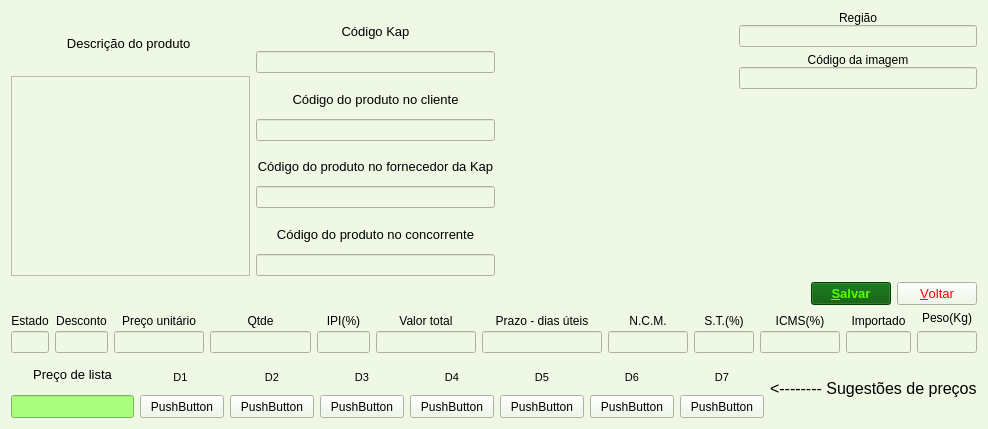
<?xml version="1.0" encoding="UTF-8"?>
<ui version="4.0">
 <class>editar_item</class>
 <widget class="QDialog" name="editar_item">
  <property name="geometry">
   <rect>
    <x>0</x>
    <y>0</y>
    <width>988</width>
    <height>429</height>
   </rect>
  </property>
  <property name="windowTitle">
   <string>Dialog</string>
  </property>
  <property name="styleSheet">
   <string notr="true">background-color: rgb(238, 248, 228);</string>
  </property>
  <layout class="QVBoxLayout" name="verticalLayout_30">
   <item>
    <layout class="QHBoxLayout" name="horizontalLayout_5">
     <item>
      <layout class="QVBoxLayout" name="verticalLayout_8">
       <property name="spacing">
        <number>0</number>
       </property>
       <item>
        <widget class="QLabel" name="label_7">
         <property name="font">
          <font>
           <family>Tahoma</family>
           <pointsize>10</pointsize>
          </font>
         </property>
         <property name="text">
          <string>Descrição do produto </string>
         </property>
         <property name="alignment">
          <set>Qt::AlignmentFlag::AlignCenter</set>
         </property>
        </widget>
       </item>
       <item>
        <widget class="QTextEdit" name="txt_descricao">
         <property name="minimumSize">
          <size>
           <width>239</width>
           <height>200</height>
          </size>
         </property>
         <property name="maximumSize">
          <size>
           <width>239</width>
           <height>200</height>
          </size>
         </property>
         <property name="font">
          <font>
           <pointsize>10</pointsize>
          </font>
         </property>
         <property name="autoFillBackground">
          <bool>true</bool>
         </property>
         <property name="sizeAdjustPolicy">
          <enum>QAbstractScrollArea::SizeAdjustPolicy::AdjustToContents</enum>
         </property>
        </widget>
       </item>
      </layout>
     </item>
     <item>
      <layout class="QVBoxLayout" name="verticalLayout_9">
       <item>
        <layout class="QVBoxLayout" name="verticalLayout_2">
         <property name="spacing">
          <number>0</number>
         </property>
         <item>
          <widget class="QLabel" name="label_14">
           <property name="minimumSize">
            <size>
             <width>239</width>
             <height>0</height>
            </size>
           </property>
           <property name="maximumSize">
            <size>
             <width>16777215</width>
             <height>16777215</height>
            </size>
           </property>
           <property name="font">
            <font>
             <pointsize>10</pointsize>
            </font>
           </property>
           <property name="text">
            <string>Código Kap</string>
           </property>
           <property name="alignment">
            <set>Qt::AlignmentFlag::AlignCenter</set>
           </property>
          </widget>
         </item>
         <item>
          <widget class="QLineEdit" name="txt_codigoKap">
           <property name="minimumSize">
            <size>
             <width>239</width>
             <height>20</height>
            </size>
           </property>
           <property name="maximumSize">
            <size>
             <width>16777215</width>
             <height>16777215</height>
            </size>
           </property>
           <property name="alignment">
            <set>Qt::AlignmentFlag::AlignLeading|Qt::AlignmentFlag::AlignLeft|Qt::AlignmentFlag::AlignVCenter</set>
           </property>
          </widget>
         </item>
        </layout>
       </item>
       <item>
        <layout class="QVBoxLayout" name="verticalLayout_3">
         <property name="spacing">
          <number>0</number>
         </property>
         <item>
          <widget class="QLabel" name="label_17">
           <property name="minimumSize">
            <size>
             <width>239</width>
             <height>0</height>
            </size>
           </property>
           <property name="maximumSize">
            <size>
             <width>16777215</width>
             <height>16777215</height>
            </size>
           </property>
           <property name="font">
            <font>
             <pointsize>10</pointsize>
            </font>
           </property>
           <property name="text">
            <string>Código do produto no cliente</string>
           </property>
           <property name="alignment">
            <set>Qt::AlignmentFlag::AlignCenter</set>
           </property>
          </widget>
         </item>
         <item>
          <widget class="QLineEdit" name="txt_codigoNoCli">
           <property name="minimumSize">
            <size>
             <width>239</width>
             <height>20</height>
            </size>
           </property>
           <property name="maximumSize">
            <size>
             <width>16777215</width>
             <height>16777215</height>
            </size>
           </property>
           <property name="alignment">
            <set>Qt::AlignmentFlag::AlignLeading|Qt::AlignmentFlag::AlignLeft|Qt::AlignmentFlag::AlignVCenter</set>
           </property>
          </widget>
         </item>
        </layout>
       </item>
       <item>
        <layout class="QVBoxLayout" name="verticalLayout_4">
         <property name="spacing">
          <number>0</number>
         </property>
         <item>
          <widget class="QLabel" name="label_18">
           <property name="minimumSize">
            <size>
             <width>239</width>
             <height>0</height>
            </size>
           </property>
           <property name="maximumSize">
            <size>
             <width>16777215</width>
             <height>16777215</height>
            </size>
           </property>
           <property name="font">
            <font>
             <pointsize>10</pointsize>
            </font>
           </property>
           <property name="text">
            <string>Código do produto no fornecedor da Kap</string>
           </property>
           <property name="alignment">
            <set>Qt::AlignmentFlag::AlignCenter</set>
           </property>
          </widget>
         </item>
         <item>
          <widget class="QLineEdit" name="txt_codigoNoForn">
           <property name="minimumSize">
            <size>
             <width>239</width>
             <height>20</height>
            </size>
           </property>
           <property name="maximumSize">
            <size>
             <width>16777215</width>
             <height>16777215</height>
            </size>
           </property>
           <property name="text">
            <string/>
           </property>
           <property name="alignment">
            <set>Qt::AlignmentFlag::AlignLeading|Qt::AlignmentFlag::AlignLeft|Qt::AlignmentFlag::AlignVCenter</set>
           </property>
          </widget>
         </item>
        </layout>
       </item>
       <item>
        <layout class="QVBoxLayout" name="verticalLayout_5">
         <property name="spacing">
          <number>0</number>
         </property>
         <item>
          <widget class="QLabel" name="label_20">
           <property name="minimumSize">
            <size>
             <width>239</width>
             <height>0</height>
            </size>
           </property>
           <property name="maximumSize">
            <size>
             <width>16777215</width>
             <height>16777215</height>
            </size>
           </property>
           <property name="font">
            <font>
             <pointsize>10</pointsize>
            </font>
           </property>
           <property name="text">
            <string>Código do produto no concorrente</string>
           </property>
           <property name="alignment">
            <set>Qt::AlignmentFlag::AlignCenter</set>
           </property>
          </widget>
         </item>
         <item>
          <widget class="QLineEdit" name="txt_codigoNoConcorrente">
           <property name="minimumSize">
            <size>
             <width>239</width>
             <height>20</height>
            </size>
           </property>
           <property name="maximumSize">
            <size>
             <width>16777215</width>
             <height>16777215</height>
            </size>
           </property>
           <property name="alignment">
            <set>Qt::AlignmentFlag::AlignLeading|Qt::AlignmentFlag::AlignLeft|Qt::AlignmentFlag::AlignVCenter</set>
           </property>
          </widget>
         </item>
        </layout>
       </item>
      </layout>
     </item>
     <item>
      <spacer name="horizontalSpacer_2">
       <property name="orientation">
        <enum>Qt::Orientation::Horizontal</enum>
       </property>
       <property name="sizeHint" stdset="0">
        <size>
         <width>40</width>
         <height>20</height>
        </size>
       </property>
      </spacer>
     </item>
     <item>
      <layout class="QVBoxLayout" name="verticalLayout_7">
       <item>
        <layout class="QVBoxLayout" name="verticalLayout">
         <property name="spacing">
          <number>0</number>
         </property>
         <item>
          <widget class="QLabel" name="label">
           <property name="text">
            <string>Região</string>
           </property>
           <property name="alignment">
            <set>Qt::AlignmentFlag::AlignBottom|Qt::AlignmentFlag::AlignHCenter</set>
           </property>
          </widget>
         </item>
         <item>
          <widget class="QLineEdit" name="txt_regiao"/>
         </item>
        </layout>
       </item>
       <item>
        <layout class="QVBoxLayout" name="verticalLayout_6">
         <property name="spacing">
          <number>0</number>
         </property>
         <item>
          <widget class="QLabel" name="label_21">
           <property name="text">
            <string>Código da imagem</string>
           </property>
           <property name="alignment">
            <set>Qt::AlignmentFlag::AlignBottom|Qt::AlignmentFlag::AlignHCenter</set>
           </property>
          </widget>
         </item>
         <item>
          <widget class="QLineEdit" name="txt_cod_imagem"/>
         </item>
         <item>
          <spacer name="verticalSpacer">
           <property name="orientation">
            <enum>Qt::Orientation::Vertical</enum>
           </property>
           <property name="sizeHint" stdset="0">
            <size>
             <width>20</width>
             <height>40</height>
            </size>
           </property>
          </spacer>
         </item>
        </layout>
       </item>
      </layout>
     </item>
    </layout>
   </item>
   <item>
    <layout class="QHBoxLayout" name="horizontalLayout">
     <item>
      <spacer name="horizontalSpacer">
       <property name="orientation">
        <enum>Qt::Orientation::Horizontal</enum>
       </property>
       <property name="sizeHint" stdset="0">
        <size>
         <width>40</width>
         <height>20</height>
        </size>
       </property>
      </spacer>
     </item>
     <item>
      <widget class="QPushButton" name="bt_salvar">
       <property name="font">
        <font>
         <family>Tahoma</family>
         <pointsize>10</pointsize>
         <bold>true</bold>
        </font>
       </property>
       <property name="styleSheet">
        <string notr="true">color: rgb(85, 255, 0);
background-color: rgb(0, 85, 0);</string>
       </property>
       <property name="text">
        <string>&amp;Salvar</string>
       </property>
       <property name="shortcut">
        <string>Alt+S</string>
       </property>
       <property name="autoDefault">
        <bool>false</bool>
       </property>
       <property name="default">
        <bool>false</bool>
       </property>
       <property name="flat">
        <bool>false</bool>
       </property>
      </widget>
     </item>
     <item>
      <widget class="QPushButton" name="bt_voltar">
       <property name="font">
        <font>
         <family>Tahoma</family>
         <pointsize>10</pointsize>
        </font>
       </property>
       <property name="styleSheet">
        <string notr="true">color: rgb(255, 0, 0);</string>
       </property>
       <property name="text">
        <string>&amp;Voltar</string>
       </property>
       <property name="shortcut">
        <string>Alt+V</string>
       </property>
       <property name="autoDefault">
        <bool>false</bool>
       </property>
      </widget>
     </item>
    </layout>
   </item>
   <item>
    <layout class="QHBoxLayout" name="horizontalLayout_2">
     <item>
      <layout class="QVBoxLayout" name="verticalLayout_10">
       <property name="spacing">
        <number>0</number>
       </property>
       <item>
        <widget class="QLabel" name="label_2">
         <property name="maximumSize">
          <size>
           <width>45</width>
           <height>16777215</height>
          </size>
         </property>
         <property name="text">
          <string>Estado</string>
         </property>
         <property name="alignment">
          <set>Qt::AlignmentFlag::AlignCenter</set>
         </property>
        </widget>
       </item>
       <item>
        <widget class="QLineEdit" name="txt_uf">
         <property name="enabled">
          <bool>false</bool>
         </property>
         <property name="maximumSize">
          <size>
           <width>45</width>
           <height>16777215</height>
          </size>
         </property>
         <property name="alignment">
          <set>Qt::AlignmentFlag::AlignCenter</set>
         </property>
        </widget>
       </item>
      </layout>
     </item>
     <item>
      <layout class="QVBoxLayout" name="verticalLayout_11">
       <property name="spacing">
        <number>0</number>
       </property>
       <item>
        <widget class="QLabel" name="label_3">
         <property name="maximumSize">
          <size>
           <width>60</width>
           <height>16777215</height>
          </size>
         </property>
         <property name="text">
          <string>Desconto</string>
         </property>
         <property name="alignment">
          <set>Qt::AlignmentFlag::AlignCenter</set>
         </property>
        </widget>
       </item>
       <item>
        <widget class="QLineEdit" name="txt_desconto">
         <property name="maximumSize">
          <size>
           <width>60</width>
           <height>16777215</height>
          </size>
         </property>
         <property name="alignment">
          <set>Qt::AlignmentFlag::AlignCenter</set>
         </property>
        </widget>
       </item>
      </layout>
     </item>
     <item>
      <layout class="QVBoxLayout" name="verticalLayout_12">
       <property name="spacing">
        <number>0</number>
       </property>
       <item>
        <widget class="QLabel" name="label_4">
         <property name="minimumSize">
          <size>
           <width>90</width>
           <height>0</height>
          </size>
         </property>
         <property name="maximumSize">
          <size>
           <width>90</width>
           <height>16777215</height>
          </size>
         </property>
         <property name="text">
          <string>Preço unitário</string>
         </property>
         <property name="alignment">
          <set>Qt::AlignmentFlag::AlignCenter</set>
         </property>
        </widget>
       </item>
       <item>
        <widget class="QLineEdit" name="txt_precoUnit">
         <property name="minimumSize">
          <size>
           <width>90</width>
           <height>0</height>
          </size>
         </property>
         <property name="maximumSize">
          <size>
           <width>90</width>
           <height>16777215</height>
          </size>
         </property>
         <property name="alignment">
          <set>Qt::AlignmentFlag::AlignRight|Qt::AlignmentFlag::AlignTrailing|Qt::AlignmentFlag::AlignVCenter</set>
         </property>
        </widget>
       </item>
      </layout>
     </item>
     <item>
      <layout class="QVBoxLayout" name="verticalLayout_13">
       <property name="spacing">
        <number>0</number>
       </property>
       <item>
        <widget class="QLabel" name="label_5">
         <property name="text">
          <string>Qtde</string>
         </property>
         <property name="alignment">
          <set>Qt::AlignmentFlag::AlignCenter</set>
         </property>
        </widget>
       </item>
       <item>
        <widget class="QLineEdit" name="txt_qtde">
         <property name="alignment">
          <set>Qt::AlignmentFlag::AlignCenter</set>
         </property>
        </widget>
       </item>
      </layout>
     </item>
     <item>
      <layout class="QVBoxLayout" name="verticalLayout_14">
       <property name="spacing">
        <number>0</number>
       </property>
       <item>
        <widget class="QLabel" name="label_6">
         <property name="maximumSize">
          <size>
           <width>60</width>
           <height>16777215</height>
          </size>
         </property>
         <property name="text">
          <string>IPI(%)</string>
         </property>
         <property name="alignment">
          <set>Qt::AlignmentFlag::AlignCenter</set>
         </property>
        </widget>
       </item>
       <item>
        <widget class="QLineEdit" name="txt_ipi">
         <property name="maximumSize">
          <size>
           <width>60</width>
           <height>16777215</height>
          </size>
         </property>
         <property name="alignment">
          <set>Qt::AlignmentFlag::AlignCenter</set>
         </property>
        </widget>
       </item>
      </layout>
     </item>
     <item>
      <layout class="QVBoxLayout" name="verticalLayout_15">
       <property name="spacing">
        <number>0</number>
       </property>
       <item>
        <widget class="QLabel" name="label_8">
         <property name="minimumSize">
          <size>
           <width>100</width>
           <height>0</height>
          </size>
         </property>
         <property name="maximumSize">
          <size>
           <width>100</width>
           <height>16777215</height>
          </size>
         </property>
         <property name="text">
          <string>Valor total</string>
         </property>
         <property name="alignment">
          <set>Qt::AlignmentFlag::AlignCenter</set>
         </property>
        </widget>
       </item>
       <item>
        <widget class="QLineEdit" name="txt_valtot">
         <property name="enabled">
          <bool>false</bool>
         </property>
         <property name="minimumSize">
          <size>
           <width>100</width>
           <height>0</height>
          </size>
         </property>
         <property name="maximumSize">
          <size>
           <width>100</width>
           <height>16777215</height>
          </size>
         </property>
         <property name="alignment">
          <set>Qt::AlignmentFlag::AlignRight|Qt::AlignmentFlag::AlignTrailing|Qt::AlignmentFlag::AlignVCenter</set>
         </property>
        </widget>
       </item>
      </layout>
     </item>
     <item>
      <layout class="QVBoxLayout" name="verticalLayout_16">
       <property name="spacing">
        <number>0</number>
       </property>
       <item>
        <widget class="QLabel" name="label_9">
         <property name="minimumSize">
          <size>
           <width>120</width>
           <height>0</height>
          </size>
         </property>
         <property name="maximumSize">
          <size>
           <width>120</width>
           <height>16777215</height>
          </size>
         </property>
         <property name="text">
          <string>Prazo - dias úteis</string>
         </property>
         <property name="alignment">
          <set>Qt::AlignmentFlag::AlignCenter</set>
         </property>
        </widget>
       </item>
       <item>
        <widget class="QLineEdit" name="txt_prazo">
         <property name="minimumSize">
          <size>
           <width>120</width>
           <height>0</height>
          </size>
         </property>
         <property name="maximumSize">
          <size>
           <width>120</width>
           <height>16777215</height>
          </size>
         </property>
         <property name="alignment">
          <set>Qt::AlignmentFlag::AlignCenter</set>
         </property>
        </widget>
       </item>
      </layout>
     </item>
     <item>
      <layout class="QVBoxLayout" name="verticalLayout_17">
       <property name="spacing">
        <number>0</number>
       </property>
       <item>
        <widget class="QLabel" name="label_10">
         <property name="minimumSize">
          <size>
           <width>80</width>
           <height>0</height>
          </size>
         </property>
         <property name="maximumSize">
          <size>
           <width>60</width>
           <height>16777215</height>
          </size>
         </property>
         <property name="text">
          <string>N.C.M.</string>
         </property>
         <property name="alignment">
          <set>Qt::AlignmentFlag::AlignCenter</set>
         </property>
        </widget>
       </item>
       <item>
        <widget class="QLineEdit" name="txt_ncm">
         <property name="minimumSize">
          <size>
           <width>80</width>
           <height>0</height>
          </size>
         </property>
         <property name="maximumSize">
          <size>
           <width>80</width>
           <height>16777215</height>
          </size>
         </property>
         <property name="alignment">
          <set>Qt::AlignmentFlag::AlignCenter</set>
         </property>
        </widget>
       </item>
      </layout>
     </item>
     <item>
      <layout class="QVBoxLayout" name="verticalLayout_18">
       <property name="spacing">
        <number>0</number>
       </property>
       <item>
        <widget class="QLabel" name="label_11">
         <property name="minimumSize">
          <size>
           <width>60</width>
           <height>0</height>
          </size>
         </property>
         <property name="maximumSize">
          <size>
           <width>60</width>
           <height>16777215</height>
          </size>
         </property>
         <property name="baseSize">
          <size>
           <width>0</width>
           <height>0</height>
          </size>
         </property>
         <property name="text">
          <string>S.T.(%)</string>
         </property>
         <property name="alignment">
          <set>Qt::AlignmentFlag::AlignCenter</set>
         </property>
        </widget>
       </item>
       <item>
        <widget class="QLineEdit" name="txt_st">
         <property name="minimumSize">
          <size>
           <width>60</width>
           <height>0</height>
          </size>
         </property>
         <property name="maximumSize">
          <size>
           <width>60</width>
           <height>16777215</height>
          </size>
         </property>
         <property name="baseSize">
          <size>
           <width>0</width>
           <height>0</height>
          </size>
         </property>
         <property name="alignment">
          <set>Qt::AlignmentFlag::AlignCenter</set>
         </property>
        </widget>
       </item>
      </layout>
     </item>
     <item>
      <layout class="QVBoxLayout" name="verticalLayout_21">
       <property name="spacing">
        <number>0</number>
       </property>
       <item>
        <widget class="QLabel" name="label_19">
         <property name="minimumSize">
          <size>
           <width>80</width>
           <height>0</height>
          </size>
         </property>
         <property name="maximumSize">
          <size>
           <width>60</width>
           <height>16777215</height>
          </size>
         </property>
         <property name="text">
          <string>ICMS(%)</string>
         </property>
         <property name="alignment">
          <set>Qt::AlignmentFlag::AlignCenter</set>
         </property>
        </widget>
       </item>
       <item>
        <widget class="QLineEdit" name="txt_icms">
         <property name="minimumSize">
          <size>
           <width>80</width>
           <height>0</height>
          </size>
         </property>
         <property name="maximumSize">
          <size>
           <width>80</width>
           <height>16777215</height>
          </size>
         </property>
         <property name="alignment">
          <set>Qt::AlignmentFlag::AlignCenter</set>
         </property>
        </widget>
       </item>
      </layout>
     </item>
     <item>
      <layout class="QVBoxLayout" name="verticalLayout_19">
       <property name="spacing">
        <number>0</number>
       </property>
       <item>
        <widget class="QLabel" name="label_12">
         <property name="minimumSize">
          <size>
           <width>65</width>
           <height>0</height>
          </size>
         </property>
         <property name="maximumSize">
          <size>
           <width>65</width>
           <height>16777215</height>
          </size>
         </property>
         <property name="text">
          <string>Importado</string>
         </property>
         <property name="alignment">
          <set>Qt::AlignmentFlag::AlignCenter</set>
         </property>
        </widget>
       </item>
       <item>
        <widget class="QLineEdit" name="txt_importado">
         <property name="minimumSize">
          <size>
           <width>65</width>
           <height>0</height>
          </size>
         </property>
         <property name="maximumSize">
          <size>
           <width>65</width>
           <height>16777215</height>
          </size>
         </property>
         <property name="alignment">
          <set>Qt::AlignmentFlag::AlignCenter</set>
         </property>
        </widget>
       </item>
      </layout>
     </item>
     <item>
      <layout class="QVBoxLayout" name="verticalLayout_20">
       <item>
        <widget class="QLabel" name="label_13">
         <property name="minimumSize">
          <size>
           <width>60</width>
           <height>0</height>
          </size>
         </property>
         <property name="maximumSize">
          <size>
           <width>60</width>
           <height>16777215</height>
          </size>
         </property>
         <property name="text">
          <string>Peso(Kg)</string>
         </property>
         <property name="alignment">
          <set>Qt::AlignmentFlag::AlignCenter</set>
         </property>
        </widget>
       </item>
       <item>
        <widget class="QLineEdit" name="txt_peso">
         <property name="minimumSize">
          <size>
           <width>60</width>
           <height>0</height>
          </size>
         </property>
         <property name="maximumSize">
          <size>
           <width>60</width>
           <height>16777215</height>
          </size>
         </property>
         <property name="alignment">
          <set>Qt::AlignmentFlag::AlignCenter</set>
         </property>
        </widget>
       </item>
      </layout>
     </item>
    </layout>
   </item>
   <item>
    <layout class="QHBoxLayout" name="horizontalLayout_4">
     <item>
      <layout class="QHBoxLayout" name="horizontalLayout_3">
       <item>
        <layout class="QVBoxLayout" name="verticalLayout_22">
         <item>
          <widget class="QLabel" name="label_15">
           <property name="minimumSize">
            <size>
             <width>30</width>
             <height>30</height>
            </size>
           </property>
           <property name="font">
            <font>
             <pointsize>10</pointsize>
            </font>
           </property>
           <property name="text">
            <string>Preço de lista</string>
           </property>
           <property name="alignment">
            <set>Qt::AlignmentFlag::AlignCenter</set>
           </property>
          </widget>
         </item>
         <item>
          <widget class="QLineEdit" name="txt_PL">
           <property name="enabled">
            <bool>true</bool>
           </property>
           <property name="minimumSize">
            <size>
             <width>123</width>
             <height>23</height>
            </size>
           </property>
           <property name="maximumSize">
            <size>
             <width>81</width>
             <height>23</height>
            </size>
           </property>
           <property name="font">
            <font>
             <pointsize>10</pointsize>
            </font>
           </property>
           <property name="styleSheet">
            <string notr="true">background-color: rgb(170, 255, 127);
color: rgb(0, 85, 0);</string>
           </property>
           <property name="alignment">
            <set>Qt::AlignmentFlag::AlignCenter</set>
           </property>
          </widget>
         </item>
        </layout>
       </item>
       <item>
        <layout class="QVBoxLayout" name="verticalLayout_23">
         <property name="spacing">
          <number>0</number>
         </property>
         <item>
          <widget class="QLabel" name="lb_D1">
           <property name="minimumSize">
            <size>
             <width>30</width>
             <height>0</height>
            </size>
           </property>
           <property name="maximumSize">
            <size>
             <width>81</width>
             <height>16777215</height>
            </size>
           </property>
           <property name="font">
            <font>
             <pointsize>8</pointsize>
            </font>
           </property>
           <property name="text">
            <string>D1</string>
           </property>
           <property name="alignment">
            <set>Qt::AlignmentFlag::AlignCenter</set>
           </property>
           <property name="wordWrap">
            <bool>true</bool>
           </property>
          </widget>
         </item>
         <item>
          <widget class="QPushButton" name="bt_D1">
           <property name="minimumSize">
            <size>
             <width>75</width>
             <height>23</height>
            </size>
           </property>
           <property name="maximumSize">
            <size>
             <width>16777215</width>
             <height>23</height>
            </size>
           </property>
           <property name="text">
            <string>PushButton</string>
           </property>
           <property name="autoDefault">
            <bool>false</bool>
           </property>
          </widget>
         </item>
        </layout>
       </item>
       <item>
        <layout class="QVBoxLayout" name="verticalLayout_24">
         <property name="spacing">
          <number>0</number>
         </property>
         <item>
          <widget class="QLabel" name="lb_D2">
           <property name="minimumSize">
            <size>
             <width>30</width>
             <height>0</height>
            </size>
           </property>
           <property name="font">
            <font>
             <pointsize>8</pointsize>
            </font>
           </property>
           <property name="text">
            <string>D2</string>
           </property>
           <property name="alignment">
            <set>Qt::AlignmentFlag::AlignCenter</set>
           </property>
           <property name="wordWrap">
            <bool>true</bool>
           </property>
          </widget>
         </item>
         <item>
          <widget class="QPushButton" name="bt_D2">
           <property name="minimumSize">
            <size>
             <width>0</width>
             <height>23</height>
            </size>
           </property>
           <property name="maximumSize">
            <size>
             <width>16777215</width>
             <height>23</height>
            </size>
           </property>
           <property name="text">
            <string>PushButton</string>
           </property>
           <property name="autoDefault">
            <bool>false</bool>
           </property>
          </widget>
         </item>
        </layout>
       </item>
       <item>
        <layout class="QVBoxLayout" name="verticalLayout_25">
         <property name="spacing">
          <number>0</number>
         </property>
         <item>
          <widget class="QLabel" name="lb_D3">
           <property name="minimumSize">
            <size>
             <width>30</width>
             <height>0</height>
            </size>
           </property>
           <property name="font">
            <font>
             <pointsize>8</pointsize>
            </font>
           </property>
           <property name="text">
            <string>D3</string>
           </property>
           <property name="alignment">
            <set>Qt::AlignmentFlag::AlignCenter</set>
           </property>
           <property name="wordWrap">
            <bool>true</bool>
           </property>
          </widget>
         </item>
         <item>
          <widget class="QPushButton" name="bt_D3">
           <property name="minimumSize">
            <size>
             <width>0</width>
             <height>23</height>
            </size>
           </property>
           <property name="maximumSize">
            <size>
             <width>16777215</width>
             <height>23</height>
            </size>
           </property>
           <property name="text">
            <string>PushButton</string>
           </property>
           <property name="autoDefault">
            <bool>false</bool>
           </property>
          </widget>
         </item>
        </layout>
       </item>
       <item>
        <layout class="QVBoxLayout" name="verticalLayout_26">
         <property name="spacing">
          <number>0</number>
         </property>
         <item>
          <widget class="QLabel" name="lb_D4">
           <property name="minimumSize">
            <size>
             <width>30</width>
             <height>0</height>
            </size>
           </property>
           <property name="font">
            <font>
             <pointsize>8</pointsize>
            </font>
           </property>
           <property name="text">
            <string>D4</string>
           </property>
           <property name="alignment">
            <set>Qt::AlignmentFlag::AlignCenter</set>
           </property>
           <property name="wordWrap">
            <bool>true</bool>
           </property>
          </widget>
         </item>
         <item>
          <widget class="QPushButton" name="bt_D4">
           <property name="minimumSize">
            <size>
             <width>0</width>
             <height>23</height>
            </size>
           </property>
           <property name="maximumSize">
            <size>
             <width>16777215</width>
             <height>23</height>
            </size>
           </property>
           <property name="text">
            <string>PushButton</string>
           </property>
           <property name="autoDefault">
            <bool>false</bool>
           </property>
          </widget>
         </item>
        </layout>
       </item>
       <item>
        <layout class="QVBoxLayout" name="verticalLayout_27">
         <property name="spacing">
          <number>0</number>
         </property>
         <item>
          <widget class="QLabel" name="lb_D5">
           <property name="minimumSize">
            <size>
             <width>30</width>
             <height>0</height>
            </size>
           </property>
           <property name="font">
            <font>
             <pointsize>8</pointsize>
            </font>
           </property>
           <property name="text">
            <string>D5</string>
           </property>
           <property name="alignment">
            <set>Qt::AlignmentFlag::AlignCenter</set>
           </property>
           <property name="wordWrap">
            <bool>true</bool>
           </property>
          </widget>
         </item>
         <item>
          <widget class="QPushButton" name="bt_D5">
           <property name="minimumSize">
            <size>
             <width>0</width>
             <height>23</height>
            </size>
           </property>
           <property name="maximumSize">
            <size>
             <width>16777215</width>
             <height>23</height>
            </size>
           </property>
           <property name="text">
            <string>PushButton</string>
           </property>
           <property name="autoDefault">
            <bool>false</bool>
           </property>
          </widget>
         </item>
        </layout>
       </item>
       <item>
        <layout class="QVBoxLayout" name="verticalLayout_28">
         <property name="spacing">
          <number>0</number>
         </property>
         <item>
          <widget class="QLabel" name="lb_D6">
           <property name="minimumSize">
            <size>
             <width>30</width>
             <height>0</height>
            </size>
           </property>
           <property name="font">
            <font>
             <pointsize>8</pointsize>
            </font>
           </property>
           <property name="text">
            <string>D6</string>
           </property>
           <property name="alignment">
            <set>Qt::AlignmentFlag::AlignCenter</set>
           </property>
           <property name="wordWrap">
            <bool>true</bool>
           </property>
          </widget>
         </item>
         <item>
          <widget class="QPushButton" name="bt_D6">
           <property name="minimumSize">
            <size>
             <width>0</width>
             <height>23</height>
            </size>
           </property>
           <property name="maximumSize">
            <size>
             <width>16777215</width>
             <height>23</height>
            </size>
           </property>
           <property name="text">
            <string>PushButton</string>
           </property>
           <property name="autoDefault">
            <bool>false</bool>
           </property>
          </widget>
         </item>
        </layout>
       </item>
       <item>
        <layout class="QVBoxLayout" name="verticalLayout_29">
         <property name="spacing">
          <number>0</number>
         </property>
         <item>
          <widget class="QLabel" name="lb_D7">
           <property name="minimumSize">
            <size>
             <width>30</width>
             <height>30</height>
            </size>
           </property>
           <property name="font">
            <font>
             <pointsize>8</pointsize>
            </font>
           </property>
           <property name="text">
            <string>D7</string>
           </property>
           <property name="alignment">
            <set>Qt::AlignmentFlag::AlignCenter</set>
           </property>
           <property name="wordWrap">
            <bool>true</bool>
           </property>
          </widget>
         </item>
         <item>
          <widget class="QPushButton" name="bt_D7">
           <property name="minimumSize">
            <size>
             <width>0</width>
             <height>23</height>
            </size>
           </property>
           <property name="maximumSize">
            <size>
             <width>16777215</width>
             <height>23</height>
            </size>
           </property>
           <property name="text">
            <string>PushButton</string>
           </property>
           <property name="autoDefault">
            <bool>false</bool>
           </property>
          </widget>
         </item>
        </layout>
       </item>
      </layout>
     </item>
     <item>
      <widget class="QLabel" name="label_16">
       <property name="font">
        <font>
         <pointsize>12</pointsize>
        </font>
       </property>
       <property name="text">
        <string>&lt;--------  Sugestões de preços</string>
       </property>
      </widget>
     </item>
    </layout>
   </item>
  </layout>
 </widget>
 <resources/>
 <connections/>
</ui>
